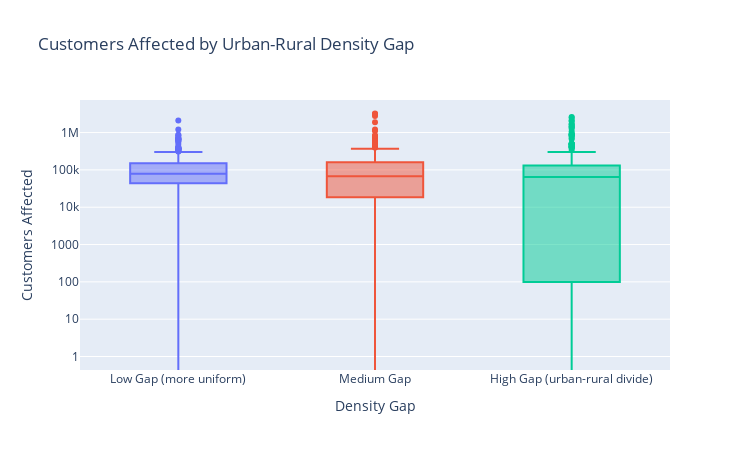

Notebook code for this chart:
### Code cell
fig_bi2 = px.box(
    outage.dropna(subset=['CUSTOMERS.AFFECTED', 'DENSITY_TIER']),
    x='DENSITY_TIER',
    y='CUSTOMERS.AFFECTED',
    color='DENSITY_TIER',
    log_y=True,
    category_orders={'DENSITY_TIER': [
        'Low Gap (more uniform)', 'Medium Gap', 'High Gap (urban-rural divide)'
    ]},
    title='Customers Affected by Urban-Rural Density Gap',
    labels={
        'CUSTOMERS.AFFECTED': 'Customers Affected',
        'DENSITY_TIER': 'Density Gap'
    },
)
fig_bi2.update_layout(showlegend=False, width=750, height=450)
fig_bi2.show()

### Figure 1 — Plotly figure (JSON) as saved in the notebook; plotly's stock layout.template omitted (floating-point values rounded to 4 significant figures; data arrays with more than 128 entries replaced by an {"elided": "..."} marker saying what was removed)
{"data": [{"alignmentgroup": "True", "hovertemplate": "Density Gap=%{x}<br>Customers Affected=%{y}<extra></extra>", "legendgroup": "Low Gap (more uniform)", "marker": {"color": "#636efa"}, "name": "Low Gap (more uniform)", "notched": false, "offsetgroup": "Low Gap (more uniform)", "orientation": "v", "showlegend": true, "type": "box", "x": {"elided": "486 str values"}, "x0": " ", "xaxis": "x", "y": {"elided": "486 int values"}, "y0": " ", "yaxis": "y"}, {"alignmentgroup": "True", "hovertemplate": "Density Gap=%{x}<br>Customers Affected=%{y}<extra></extra>", "legendgroup": "Medium Gap", "marker": {"color": "#EF553B"}, "name": "Medium Gap", "notched": false, "offsetgroup": "Medium Gap", "orientation": "v", "showlegend": true, "type": "box", "x": {"elided": "287 str values"}, "x0": " ", "xaxis": "x", "y": {"elided": "287 int values"}, "y0": " ", "yaxis": "y"}, {"alignmentgroup": "True", "hovertemplate": "Density Gap=%{x}<br>Customers Affected=%{y}<extra></extra>", "legendgroup": "High Gap (urban-rural divide)", "marker": {"color": "#00cc96"}, "name": "High Gap (urban-rural divide)", "notched": false, "offsetgroup": "High Gap (urban-rural divide)", "orientation": "v", "showlegend": true, "type": "box", "x": {"elided": "308 str values"}, "x0": " ", "xaxis": "x", "y": {"elided": "308 int values"}, "y0": " ", "yaxis": "y"}], "layout": {"boxmode": "overlay", "height": 450, "legend": {"title": {"text": "Density Gap"}, "tracegroupgap": 0}, "showlegend": false, "title": {"text": "Customers Affected by Urban-Rural Density Gap"}, "width": 750, "xaxis": {"anchor": "y", "categoryarray": ["Low Gap (more uniform)", "Medium Gap", "High Gap (urban-rural divide)"], "categoryorder": "array", "domain": [0, 1], "title": {"text": "Density Gap"}}, "yaxis": {"anchor": "x", "domain": [0, 1], "title": {"text": "Customers Affected"}, "type": "log"}}}
